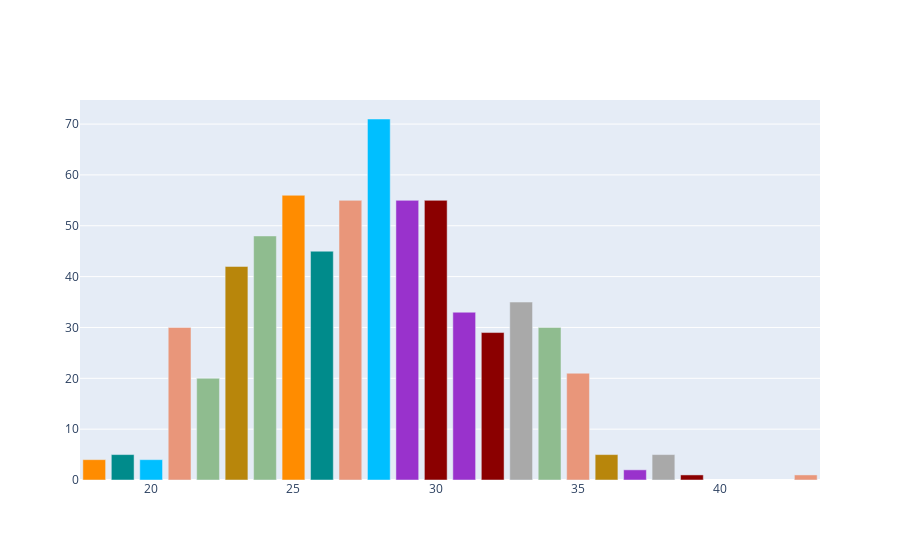

The notebook cell saved with this chart:
### Markdown cell above
1) Players Analysis on Age

### Code cell
bar_fig = go.Bar(
    x = df['age'].value_counts().index,
    y = df['age'].value_counts(),
    marker = {'color' : ['deepskyblue', 'darkorange', 'darkorchid', 'darkred', 'darksalmon', 'darkseagreen', 
    'darkcyan', 'darkgoldenrod', 'darkgray', 'darkorchid', 'darksalmon', 'darkseagreen', 'darkred', 'darksalmon', 'darkseagreen', 
    'darkcyan', 'darkgoldenrod', 'darkgray', 'deepskyblue', 'darkorange', 'darkorchid', 'darkred', 'darksalmon', 'darkseagreen', 
    'darkcyan', 'darkgoldenrod', 'darkgray']}
)
go.Figure(bar_fig)

### Figure 1 — Plotly figure (JSON) as saved in the notebook; plotly's stock layout.template omitted (floating-point values rounded to 4 significant figures)
{"data": [{"marker": {"color": ["deepskyblue", "darkorange", "darkorchid", "darkred", "darksalmon", "darkseagreen", "darkcyan", "darkgoldenrod", "darkgray", "darkorchid", "darksalmon", "darkseagreen", "darkred", "darksalmon", "darkseagreen", "darkcyan", "darkgoldenrod", "darkgray", "deepskyblue", "darkorange", "darkorchid", "darkred", "darksalmon", "darkseagreen", "darkcyan", "darkgoldenrod", "darkgray"]}, "type": "bar", "x": [28, 25, 29, 30, 27, 24, 26, 23, 33, 31, 21, 34, 32, 35, 22, 19, 36, 38, 20, 18, 37, 39, 43], "y": [71, 56, 55, 55, 55, 48, 45, 42, 35, 33, 30, 30, 29, 21, 20, 5, 5, 5, 4, 4, 2, 1, 1]}], "layout": {}}
